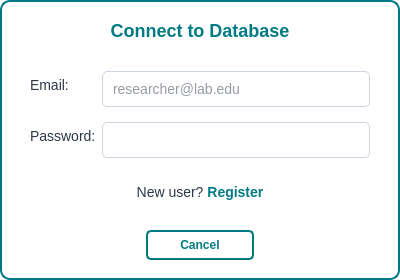
<?xml version="1.0" encoding="UTF-8"?>
<ui version="4.0">
 <class>LoginWidget</class>
 <widget class="QWidget" name="LoginWidget">
  <property name="geometry">
   <rect>
    <x>0</x>
    <y>0</y>
    <width>400</width>
    <height>280</height>
   </rect>
  </property>
  <property name="styleSheet">
   <string notr="true">/* --- Main Dialog Style --- */
QWidget#LoginWidget {
	background-color: #FFFFFF;
    border: 2px solid #007B83;
	border-radius: 10px;
}

QLabel {
	color: #2D3748;
	font-family: "Segoe UI", Arial, sans-serif;
	font-size: 14px;
}

QLabel#titleLabel {
    font-size: 18px;
    font-weight: bold;
    color: #007B83;
}

QLabel#statusLabel {
	font-size: 12px;
}

QLineEdit {
	background-color: #FFFFFF;
	border: 1px solid #CBD5E0;
	border-radius: 5px;
	padding: 8px;
	font-size: 14px;
	color: #2D3748;
}

QLineEdit:focus {
	border-color: #007B83;
}

QDialogButtonBox QPushButton {
	background-color: #FFFFFF;
	color: #007B83;
    min-width: 80px;
    padding: 6px 12px;
	border: 2px solid #007B83;
    border-radius: 5px;
    font-weight: bold;
}

QDialogButtonBox QPushButton:hover {
	background-color: #E6F2F3;
}

QDialogButtonBox QPushButton[text="Log In"] {
	background-color: #007B83;
    color: #FFFFFF;
}

QDialogButtonBox QPushButton[text="Log In"]:hover {
	background-color: #005A60;
}
</string>
  </property>
  <layout class="QVBoxLayout" name="verticalLayout">
   <property name="leftMargin">
    <number>30</number>
   </property>
   <property name="topMargin">
    <number>20</number>
   </property>
   <property name="rightMargin">
    <number>30</number>
   </property>
   <property name="bottomMargin">
    <number>20</number>
   </property>
   <item>
    <widget class="QLabel" name="titleLabel">
     <property name="text">
      <string>Connect to Database</string>
     </property>
     <property name="alignment">
      <set>Qt::AlignCenter</set>
     </property>
    </widget>
   </item>
   <item>
    <spacer name="verticalSpacer_top">
     <property name="orientation">
      <enum>Qt::Vertical</enum>
     </property>
     <property name="sizeHint" stdset="0">
      <size>
       <width>20</width>
       <height>10</height>
      </size>
     </property>
    </spacer>
   </item>
   <item>
    <layout class="QFormLayout" name="formLayout">
     <property name="verticalSpacing">
      <number>15</number>
     </property>
     <item row="0" column="0">
      <widget class="QLabel" name="emailLabel">
       <property name="text">
        <string>Email:</string>
       </property>
      </widget>
     </item>
     <item row="0" column="1">
      <widget class="QLineEdit" name="emailEdit">
       <property name="placeholderText">
        <string>researcher@lab.edu</string>
       </property>
      </widget>
     </item>
     <item row="1" column="0">
      <widget class="QLabel" name="passwordLabel">
       <property name="text">
        <string>Password:</string>
       </property>
      </widget>
     </item>
     <item row="1" column="1">
      <widget class="QLineEdit" name="passwordEdit">
       <property name="echoMode">
        <enum>QLineEdit::Password</enum>
       </property>
      </widget>
     </item>
    </layout>
   </item>
   <item>
    <widget class="QLabel" name="statusLabel">
     <property name="text">
      <string/>
     </property>
     <property name="alignment">
      <set>Qt::AlignCenter</set>
     </property>
    </widget>
   </item>
   <item>
    <widget class="QLabel" name="registerLabel">
     <property name="text">
      <string>&lt;html&gt;&lt;head/&gt;&lt;body&gt;&lt;p&gt;New user? &lt;a href=&quot;https://mouse-pose.com&quot; style=&quot;color: #007B83; font-weight: bold; text-decoration: none;&quot;&gt;Register&lt;/a&gt;&lt;/p&gt;&lt;/body&gt;&lt;/html&gt;</string>
     </property>
     <property name="alignment">
      <set>Qt::AlignCenter</set>
     </property>
     <property name="openExternalLinks">
      <bool>true</bool>
     </property>
    </widget>
   </item>
   <item>
    <spacer name="verticalSpacer">
     <property name="orientation">
      <enum>Qt::Vertical</enum>
     </property>
     <property name="sizeHint" stdset="0">
      <size>
       <width>20</width>
       <height>10</height>
      </size>
     </property>
    </spacer>
   </item>
   <item>
    <widget class="QDialogButtonBox" name="buttonBox">
     <property name="standardButtons">
      <set>QDialogButtonBox::Cancel</set>
     </property>
     <property name="centerButtons">
      <bool>true</bool>
     </property>
    </widget>
   </item>
  </layout>
 </widget>
 <resources/>
 <connections/>
</ui>
